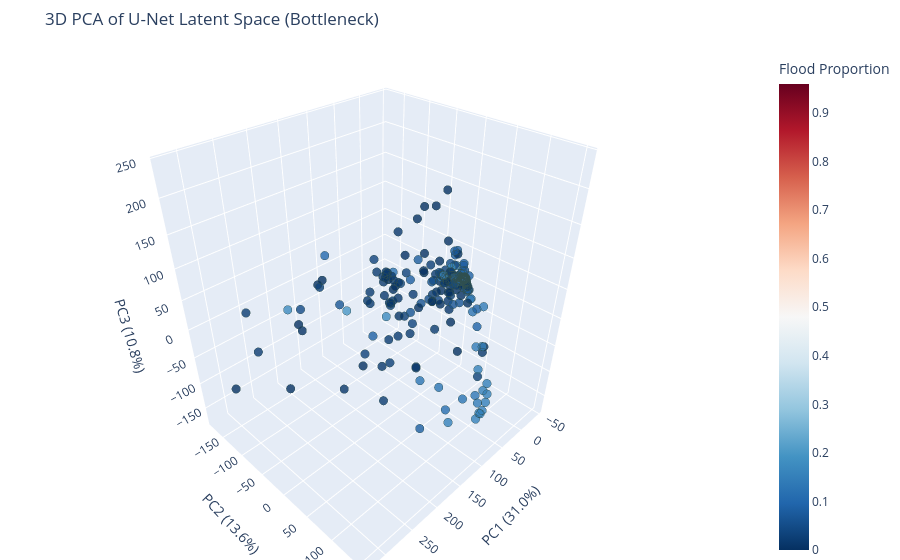

The notebook cell this image was saved under:
### Code cell
def plot_latent_space_3d(X_latent: np.ndarray, y_prop: np.ndarray):
    """
    Reduces the bottleneck latent space using PCA and plots an interactive 
    3D distribution to visualize class separation.
    """
    print("Compressing latent space to 3 dimensions...")
    
    # Compress down to 3 Principal Components
    pca = PCA(n_components=3)
    X_pca = pca.fit_transform(X_latent)
    
    # Package into a DataFrame for Plotly
    # We include the variance percentages directly in the column names
    col_x = f"PC1 ({pca.explained_variance_ratio_[0]*100:.1f}%)"
    col_y = f"PC2 ({pca.explained_variance_ratio_[1]*100:.1f}%)"
    col_z = f"PC3 ({pca.explained_variance_ratio_[2]*100:.1f}%)"
    
    df = pd.DataFrame({
        col_x: X_pca[:, 0],
        col_y: X_pca[:, 1],
        col_z: X_pca[:, 2],
        "Flood Proportion": y_prop
    })
    
    # Create the 3D Interactive Scatter Plot
    fig = px.scatter_3d(
        df, 
        x=col_x, 
        y=col_y, 
        z=col_z,
        color="Flood Proportion",
        color_continuous_scale="RdBu_r", # The Plotly equivalent of 'coolwarm'
        opacity=0.8,
        title="3D PCA of U-Net Latent Space (Bottleneck)"
    )
    
    # Styling: Make markers legible with a subtle border
    fig.update_traces(marker=dict(size=5, line=dict(width=1, color='DarkSlateGrey')))
    
    # Tighten the layout so the 3D cube uses maximum screen space
    fig.update_layout(
        margin=dict(l=0, r=0, b=0, t=50),
        scene=dict(
            xaxis_title=col_x,
            yaxis_title=col_y,
            zaxis_title=col_z
        )
    )
    
    fig.show()

plot_latent_space_3d(X_latent, y_prop)

### Figure 1 — Plotly figure (JSON) as saved in the notebook; plotly's stock layout.template omitted (floating-point values rounded to 4 significant figures; data arrays with more than 128 entries replaced by an {"elided": "..."} marker saying what was removed)
{"data": [{"hovertemplate": "PC1 (31.0%)=%{x}<br>PC2 (13.6%)=%{y}<br>PC3 (10.8%)=%{z}<br>Flood Proportion=%{marker.color}<extra></extra>", "legendgroup": "", "marker": {"color": {"elided": "400 float values"}, "coloraxis": "coloraxis", "line": {"color": "DarkSlateGrey", "width": 1}, "opacity": 0.8, "size": 5, "symbol": "circle"}, "mode": "markers", "name": "", "scene": "scene", "showlegend": false, "type": "scatter3d", "x": {"elided": "400 float values"}, "y": {"elided": "400 float values"}, "z": {"elided": "400 float values"}}], "layout": {"coloraxis": {"colorbar": {"title": {"text": "Flood Proportion"}}, "colorscale": [[0, "rgb(5,48,97)"], [0.1, "rgb(33,102,172)"], [0.2, "rgb(67,147,195)"], [0.3, "rgb(146,197,222)"], [0.4, "rgb(209,229,240)"], [0.5, "rgb(247,247,247)"], [0.6, "rgb(253,219,199)"], [0.7, "rgb(244,165,130)"], [0.8, "rgb(214,96,77)"], [0.9, "rgb(178,24,43)"], [1, "rgb(103,0,31)"]]}, "legend": {"tracegroupgap": 0}, "margin": {"b": 0, "l": 0, "r": 0, "t": 50}, "scene": {"domain": {"x": [0, 1], "y": [0, 1]}, "xaxis": {"title": {"text": "PC1 (31.0%)"}}, "yaxis": {"title": {"text": "PC2 (13.6%)"}}, "zaxis": {"title": {"text": "PC3 (10.8%)"}}}, "title": {"text": "3D PCA of U-Net Latent Space (Bottleneck)"}}}
